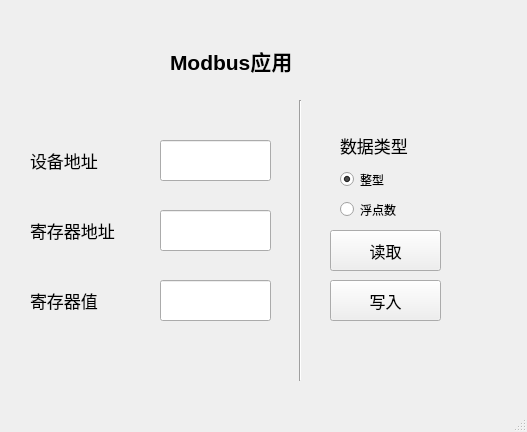
<?xml version="1.0" encoding="UTF-8"?>
<ui version="4.0">
 <class>MainWindow</class>
 <widget class="QMainWindow" name="MainWindow">
  <property name="geometry">
   <rect>
    <x>0</x>
    <y>0</y>
    <width>527</width>
    <height>432</height>
   </rect>
  </property>
  <property name="windowTitle">
   <string>MainWindow</string>
  </property>
  <widget class="QWidget" name="centralwidget">
   <widget class="QLabel" name="label">
    <property name="geometry">
     <rect>
      <x>170</x>
      <y>30</y>
      <width>191</width>
      <height>61</height>
     </rect>
    </property>
    <property name="font">
     <font>
      <family>Microsoft YaHei UI</family>
      <pointsize>16</pointsize>
      <weight>75</weight>
      <bold>true</bold>
     </font>
    </property>
    <property name="text">
     <string>Modbus应用</string>
    </property>
   </widget>
   <widget class="Line" name="line">
    <property name="geometry">
     <rect>
      <x>290</x>
      <y>100</y>
      <width>20</width>
      <height>281</height>
     </rect>
    </property>
    <property name="orientation">
     <enum>Qt::Vertical</enum>
    </property>
   </widget>
   <widget class="QLabel" name="label_type">
    <property name="geometry">
     <rect>
      <x>340</x>
      <y>130</y>
      <width>91</width>
      <height>31</height>
     </rect>
    </property>
    <property name="font">
     <font>
      <pointsize>13</pointsize>
     </font>
    </property>
    <property name="text">
     <string>数据类型</string>
    </property>
   </widget>
   <widget class="QLabel" name="label_val">
    <property name="geometry">
     <rect>
      <x>30</x>
      <y>280</y>
      <width>101</width>
      <height>41</height>
     </rect>
    </property>
    <property name="font">
     <font>
      <pointsize>13</pointsize>
     </font>
    </property>
    <property name="text">
     <string>寄存器值</string>
    </property>
   </widget>
   <widget class="QLabel" name="label_add_R">
    <property name="geometry">
     <rect>
      <x>30</x>
      <y>210</y>
      <width>111</width>
      <height>41</height>
     </rect>
    </property>
    <property name="font">
     <font>
      <pointsize>13</pointsize>
     </font>
    </property>
    <property name="text">
     <string>寄存器地址</string>
    </property>
   </widget>
   <widget class="QLabel" name="label_add_D">
    <property name="geometry">
     <rect>
      <x>30</x>
      <y>140</y>
      <width>101</width>
      <height>41</height>
     </rect>
    </property>
    <property name="font">
     <font>
      <pointsize>13</pointsize>
     </font>
    </property>
    <property name="text">
     <string>设备地址</string>
    </property>
   </widget>
   <widget class="QPushButton" name="readButton">
    <property name="geometry">
     <rect>
      <x>330</x>
      <y>230</y>
      <width>111</width>
      <height>41</height>
     </rect>
    </property>
    <property name="font">
     <font>
      <pointsize>12</pointsize>
     </font>
    </property>
    <property name="text">
     <string>读取</string>
    </property>
   </widget>
   <widget class="QPushButton" name="writeButton">
    <property name="geometry">
     <rect>
      <x>330</x>
      <y>280</y>
      <width>111</width>
      <height>41</height>
     </rect>
    </property>
    <property name="font">
     <font>
      <pointsize>12</pointsize>
     </font>
    </property>
    <property name="text">
     <string>写入</string>
    </property>
   </widget>
   <widget class="QRadioButton" name="intButton">
    <property name="geometry">
     <rect>
      <x>340</x>
      <y>170</y>
      <width>91</width>
      <height>19</height>
     </rect>
    </property>
    <property name="font">
     <font>
      <pointsize>9</pointsize>
     </font>
    </property>
    <property name="text">
     <string>整型</string>
    </property>
    <property name="checked">
     <bool>true</bool>
    </property>
    <attribute name="buttonGroup">
     <string notr="true">buttonGroup</string>
    </attribute>
   </widget>
   <widget class="QRadioButton" name="floatButton">
    <property name="geometry">
     <rect>
      <x>340</x>
      <y>200</y>
      <width>91</width>
      <height>19</height>
     </rect>
    </property>
    <property name="font">
     <font>
      <pointsize>9</pointsize>
     </font>
    </property>
    <property name="text">
     <string>浮点数</string>
    </property>
    <attribute name="buttonGroup">
     <string notr="true">buttonGroup</string>
    </attribute>
   </widget>
   <widget class="QLineEdit" name="val">
    <property name="geometry">
     <rect>
      <x>160</x>
      <y>280</y>
      <width>111</width>
      <height>41</height>
     </rect>
    </property>
    <property name="font">
     <font>
      <pointsize>13</pointsize>
     </font>
    </property>
   </widget>
   <widget class="QLineEdit" name="add_D">
    <property name="geometry">
     <rect>
      <x>160</x>
      <y>140</y>
      <width>111</width>
      <height>41</height>
     </rect>
    </property>
    <property name="font">
     <font>
      <pointsize>13</pointsize>
     </font>
    </property>
   </widget>
   <widget class="QLineEdit" name="add_R">
    <property name="geometry">
     <rect>
      <x>160</x>
      <y>210</y>
      <width>111</width>
      <height>41</height>
     </rect>
    </property>
    <property name="font">
     <font>
      <pointsize>13</pointsize>
     </font>
    </property>
   </widget>
  </widget>
  <widget class="QMenuBar" name="menubar">
   <property name="geometry">
    <rect>
     <x>0</x>
     <y>0</y>
     <width>527</width>
     <height>26</height>
    </rect>
   </property>
  </widget>
  <widget class="QStatusBar" name="statusbar"/>
 </widget>
 <resources/>
 <connections/>
 <buttongroups>
  <buttongroup name="buttonGroup"/>
 </buttongroups>
</ui>
